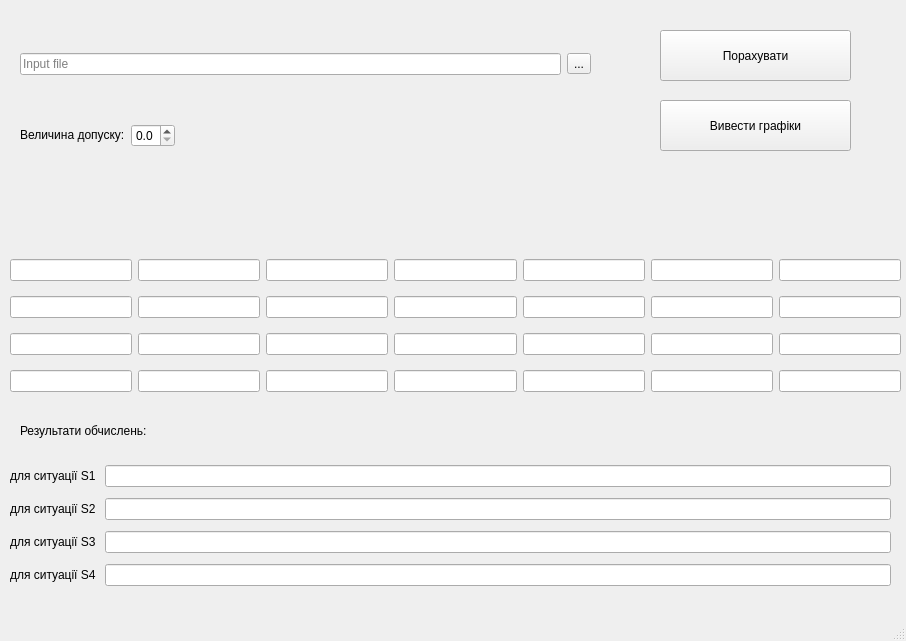
<?xml version="1.0" encoding="UTF-8"?>
<ui version="4.0">
 <class>MainWindow</class>
 <widget class="QMainWindow" name="MainWindow">
  <property name="geometry">
   <rect>
    <x>0</x>
    <y>0</y>
    <width>906</width>
    <height>641</height>
   </rect>
  </property>
  <property name="windowTitle">
   <string>Lab5_team12_KA64</string>
  </property>
  <widget class="QWidget" name="centralwidget">
   <widget class="QWidget" name="gridLayoutWidget">
    <property name="geometry">
     <rect>
      <x>10</x>
      <y>250</y>
      <width>891</width>
      <height>152</height>
     </rect>
    </property>
    <layout class="QGridLayout" name="gridLayout">
     <item row="0" column="0">
      <widget class="QLineEdit" name="lineEdit_00">
       <property name="readOnly">
        <bool>true</bool>
       </property>
      </widget>
     </item>
     <item row="2" column="4">
      <widget class="QLineEdit" name="lineEdit_24">
       <property name="readOnly">
        <bool>true</bool>
       </property>
      </widget>
     </item>
     <item row="3" column="3">
      <widget class="QLineEdit" name="lineEdit_33">
       <property name="readOnly">
        <bool>true</bool>
       </property>
      </widget>
     </item>
     <item row="3" column="6">
      <widget class="QLineEdit" name="lineEdit_36">
       <property name="readOnly">
        <bool>true</bool>
       </property>
      </widget>
     </item>
     <item row="2" column="5">
      <widget class="QLineEdit" name="lineEdit_25">
       <property name="readOnly">
        <bool>true</bool>
       </property>
      </widget>
     </item>
     <item row="1" column="6">
      <widget class="QLineEdit" name="lineEdit_16">
       <property name="readOnly">
        <bool>true</bool>
       </property>
      </widget>
     </item>
     <item row="1" column="5">
      <widget class="QLineEdit" name="lineEdit_15">
       <property name="readOnly">
        <bool>true</bool>
       </property>
      </widget>
     </item>
     <item row="1" column="4">
      <widget class="QLineEdit" name="lineEdit_14">
       <property name="readOnly">
        <bool>true</bool>
       </property>
      </widget>
     </item>
     <item row="3" column="5">
      <widget class="QLineEdit" name="lineEdit_35">
       <property name="readOnly">
        <bool>true</bool>
       </property>
      </widget>
     </item>
     <item row="1" column="2">
      <widget class="QLineEdit" name="lineEdit_12">
       <property name="readOnly">
        <bool>true</bool>
       </property>
      </widget>
     </item>
     <item row="3" column="4">
      <widget class="QLineEdit" name="lineEdit_34">
       <property name="readOnly">
        <bool>true</bool>
       </property>
      </widget>
     </item>
     <item row="2" column="0">
      <widget class="QLineEdit" name="lineEdit_20">
       <property name="readOnly">
        <bool>true</bool>
       </property>
      </widget>
     </item>
     <item row="1" column="1">
      <widget class="QLineEdit" name="lineEdit_11">
       <property name="readOnly">
        <bool>true</bool>
       </property>
      </widget>
     </item>
     <item row="1" column="3">
      <widget class="QLineEdit" name="lineEdit_13">
       <property name="readOnly">
        <bool>true</bool>
       </property>
      </widget>
     </item>
     <item row="3" column="1">
      <widget class="QLineEdit" name="lineEdit_31">
       <property name="readOnly">
        <bool>true</bool>
       </property>
      </widget>
     </item>
     <item row="2" column="3">
      <widget class="QLineEdit" name="lineEdit_23">
       <property name="readOnly">
        <bool>true</bool>
       </property>
      </widget>
     </item>
     <item row="2" column="1">
      <widget class="QLineEdit" name="lineEdit_21">
       <property name="readOnly">
        <bool>true</bool>
       </property>
      </widget>
     </item>
     <item row="2" column="2">
      <widget class="QLineEdit" name="lineEdit_22">
       <property name="readOnly">
        <bool>true</bool>
       </property>
      </widget>
     </item>
     <item row="2" column="6">
      <widget class="QLineEdit" name="lineEdit_26">
       <property name="readOnly">
        <bool>true</bool>
       </property>
      </widget>
     </item>
     <item row="3" column="2">
      <widget class="QLineEdit" name="lineEdit_32">
       <property name="readOnly">
        <bool>true</bool>
       </property>
      </widget>
     </item>
     <item row="0" column="5">
      <widget class="QLineEdit" name="lineEdit_05">
       <property name="readOnly">
        <bool>true</bool>
       </property>
      </widget>
     </item>
     <item row="3" column="0">
      <widget class="QLineEdit" name="lineEdit_30">
       <property name="readOnly">
        <bool>true</bool>
       </property>
      </widget>
     </item>
     <item row="1" column="0">
      <widget class="QLineEdit" name="lineEdit_10">
       <property name="readOnly">
        <bool>true</bool>
       </property>
      </widget>
     </item>
     <item row="0" column="2">
      <widget class="QLineEdit" name="lineEdit_02">
       <property name="readOnly">
        <bool>true</bool>
       </property>
      </widget>
     </item>
     <item row="0" column="4">
      <widget class="QLineEdit" name="lineEdit_04">
       <property name="readOnly">
        <bool>true</bool>
       </property>
      </widget>
     </item>
     <item row="0" column="1">
      <widget class="QLineEdit" name="lineEdit_01">
       <property name="readOnly">
        <bool>true</bool>
       </property>
      </widget>
     </item>
     <item row="0" column="6">
      <widget class="QLineEdit" name="lineEdit_06">
       <property name="readOnly">
        <bool>true</bool>
       </property>
      </widget>
     </item>
     <item row="0" column="3">
      <widget class="QLineEdit" name="lineEdit_03">
       <property name="readOnly">
        <bool>true</bool>
       </property>
      </widget>
     </item>
    </layout>
   </widget>
   <widget class="QWidget" name="verticalLayoutWidget">
    <property name="geometry">
     <rect>
      <x>20</x>
      <y>10</y>
      <width>571</width>
      <height>181</height>
     </rect>
    </property>
    <layout class="QVBoxLayout" name="verticalLayout_3">
     <item>
      <layout class="QHBoxLayout" name="horizontalLayout">
       <item>
        <widget class="QLineEdit" name="line_input">
         <property name="text">
          <string/>
         </property>
         <property name="placeholderText">
          <string>Input file</string>
         </property>
        </widget>
       </item>
       <item>
        <widget class="QToolButton" name="select_input">
         <property name="text">
          <string>...</string>
         </property>
        </widget>
       </item>
      </layout>
     </item>
     <item>
      <layout class="QHBoxLayout" name="horizontalLayout_3">
       <item>
        <widget class="QLabel" name="label">
         <property name="sizePolicy">
          <sizepolicy hsizetype="Fixed" vsizetype="Fixed">
           <horstretch>0</horstretch>
           <verstretch>0</verstretch>
          </sizepolicy>
         </property>
         <property name="text">
          <string>Величина допуску:</string>
         </property>
        </widget>
       </item>
       <item>
        <widget class="QDoubleSpinBox" name="doubleSpinBox">
         <property name="decimals">
          <number>1</number>
         </property>
         <property name="maximum">
          <double>1.000000000000000</double>
         </property>
         <property name="singleStep">
          <double>0.100000000000000</double>
         </property>
        </widget>
       </item>
       <item>
        <spacer name="horizontalSpacer">
         <property name="orientation">
          <enum>Qt::Horizontal</enum>
         </property>
         <property name="sizeHint" stdset="0">
          <size>
           <width>40</width>
           <height>20</height>
          </size>
         </property>
        </spacer>
       </item>
      </layout>
     </item>
    </layout>
   </widget>
   <widget class="QPushButton" name="CalculateButton">
    <property name="geometry">
     <rect>
      <x>660</x>
      <y>30</y>
      <width>191</width>
      <height>51</height>
     </rect>
    </property>
    <property name="text">
     <string>Порахувати</string>
    </property>
   </widget>
   <widget class="QPushButton" name="GrapfButton">
    <property name="geometry">
     <rect>
      <x>660</x>
      <y>100</y>
      <width>191</width>
      <height>51</height>
     </rect>
    </property>
    <property name="text">
     <string>Вивести графіки</string>
    </property>
   </widget>
   <widget class="QLabel" name="label_2">
    <property name="geometry">
     <rect>
      <x>20</x>
      <y>420</y>
      <width>181</width>
      <height>21</height>
     </rect>
    </property>
    <property name="text">
     <string>Результати обчислень:</string>
    </property>
   </widget>
   <widget class="QWidget" name="gridLayoutWidget_2">
    <property name="geometry">
     <rect>
      <x>10</x>
      <y>460</y>
      <width>881</width>
      <height>131</height>
     </rect>
    </property>
    <layout class="QGridLayout" name="gridLayout_2">
     <item row="0" column="1">
      <widget class="QLineEdit" name="lineEdit_s1">
       <property name="sizePolicy">
        <sizepolicy hsizetype="Ignored" vsizetype="Fixed">
         <horstretch>0</horstretch>
         <verstretch>0</verstretch>
        </sizepolicy>
       </property>
      </widget>
     </item>
     <item row="2" column="0">
      <widget class="QLabel" name="label_5">
       <property name="text">
        <string>для ситуації S3</string>
       </property>
      </widget>
     </item>
     <item row="1" column="0">
      <widget class="QLabel" name="label_4">
       <property name="text">
        <string>для ситуації S2</string>
       </property>
      </widget>
     </item>
     <item row="3" column="0">
      <widget class="QLabel" name="label_6">
       <property name="text">
        <string>для ситуації S4</string>
       </property>
      </widget>
     </item>
     <item row="0" column="0">
      <widget class="QLabel" name="label_3">
       <property name="sizePolicy">
        <sizepolicy hsizetype="Fixed" vsizetype="Fixed">
         <horstretch>10</horstretch>
         <verstretch>20</verstretch>
        </sizepolicy>
       </property>
       <property name="text">
        <string>для ситуації S1 </string>
       </property>
      </widget>
     </item>
     <item row="1" column="1">
      <widget class="QLineEdit" name="lineEdit_s2"/>
     </item>
     <item row="2" column="1">
      <widget class="QLineEdit" name="lineEdit_s3"/>
     </item>
     <item row="3" column="1">
      <widget class="QLineEdit" name="lineEdit_s4"/>
     </item>
    </layout>
   </widget>
  </widget>
  <widget class="QMenuBar" name="menubar">
   <property name="geometry">
    <rect>
     <x>0</x>
     <y>0</y>
     <width>906</width>
     <height>22</height>
    </rect>
   </property>
  </widget>
  <widget class="QStatusBar" name="statusbar"/>
 </widget>
 <resources/>
 <connections/>
</ui>
